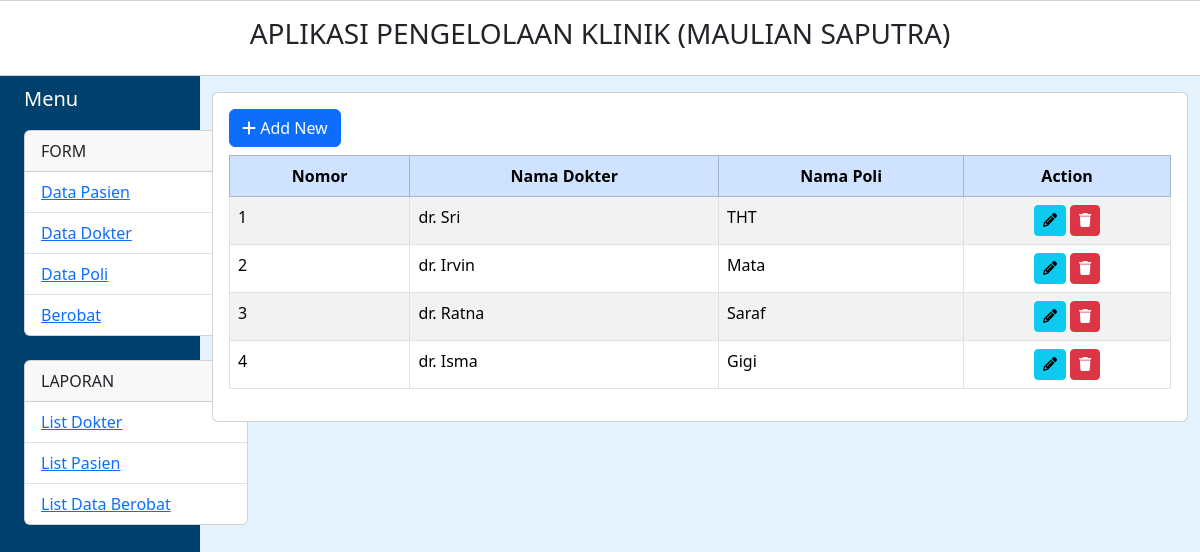
Screenshot of /dokter/index.php with the database file from the repository.
### tables this page shows
CREATE TABLE `dokter` (
  `Dokter_ID` int(11) NOT NULL,
  `Nama_Dokter` varchar(100) NOT NULL,
  `Poli_ID` int(11) NOT NULL
);

CREATE TABLE `poli` (
  `Poli_ID` int(11) NOT NULL,
  `Nama_Poli` varchar(100) NOT NULL
);

### dokter/index.php (the view, shortened to what this page needs)
<!DOCTYPE html>
<html lang="en">
<head>
    <link rel="stylesheet" href="../css/bootstrap.min.css">
    <link rel="stylesheet" href="../css/all.min.css">
</head>
<body style="background-color:#e3f2fd;">
<div class="row">
        <div class="card m-auto text-center">
            <div class="card-body">
                <h3 class="card-title">APLIKASI PENGELOLAAN KLINIK (MAULIAN SAPUTRA)</h3>
            </div>
        </div>
        </div>
<div class="container-fluid">
    <div class="row flex-nowrap">
        <?php include_once("../menu.php") ?>
        <div class="col py-3">
        <div class="card m-auto">
            <div class="card-body">
                <a title="Tambah Data Baru" href="#" class="btn btn-primary mb-2"><i class="fa fa-plus"></i> Add New</a>
                    <table class="table table-striped table-bordered">
                        <thead>
                            <tr class="table-primary text-center">
                                <th  scope="col">Nomor</th>
                                <th scope="col">Nama Dokter</th>
                                <th scope="col">Nama Poli</th>
                                <th scope="col">Action</th>
                            </tr>
                        </thead>
                        <tbody>
                            <?php
                            include_once("../koneksi.php");
                            $sql = "SELECT * FROM dokter INNER JOIN poli ON dokter.Poli_ID=poli.Poli_ID";
                            $qry = mysqli_query($con,$sql);
                            $no = 1;
                            foreach($qry as $list){
                            ?>
                            <tr>
                                <td><?=$no++?></td>
                                <td><?=$list['Nama_Dokter']?></td>
                                <td><?=$list['Nama_Poli']?></td>
                                <td class="text-center">
                                    <a title="Edit Data <?=$list['Poli_ID']?>" class="btn btn-sm btn-info" href="#"><i class="fa fa-pencil"></i></a>
                                    <button title="Hapus Data <?=$list['Poli_ID']?>" type="button" class="btn btn-danger btn-sm" data-bs-toggle="modal" data-bs-target="#exampleModal<?=$list['Poli_ID']?>">
                                    <i class="fa fa-trash"></i>
                                    </button>
                                </td>
                            </tr>
                            <?php
                            }
                            ?>
                        </tbody>
                    </table>
                </div>
            </div>
        </div>
    </div>
</div>
</body>
</html>

### rows the page displays
dokter: Nama_Dokter "dr. Sri", Poli_ID.Nama_Poli "THT"
dokter: Nama_Dokter "dr. Irvin", Poli_ID.Nama_Poli "Mata"
dokter: Nama_Dokter "dr. Ratna", Poli_ID.Nama_Poli "Saraf"
dokter: Nama_Dokter "dr. Isma", Poli_ID.Nama_Poli "Gigi"
